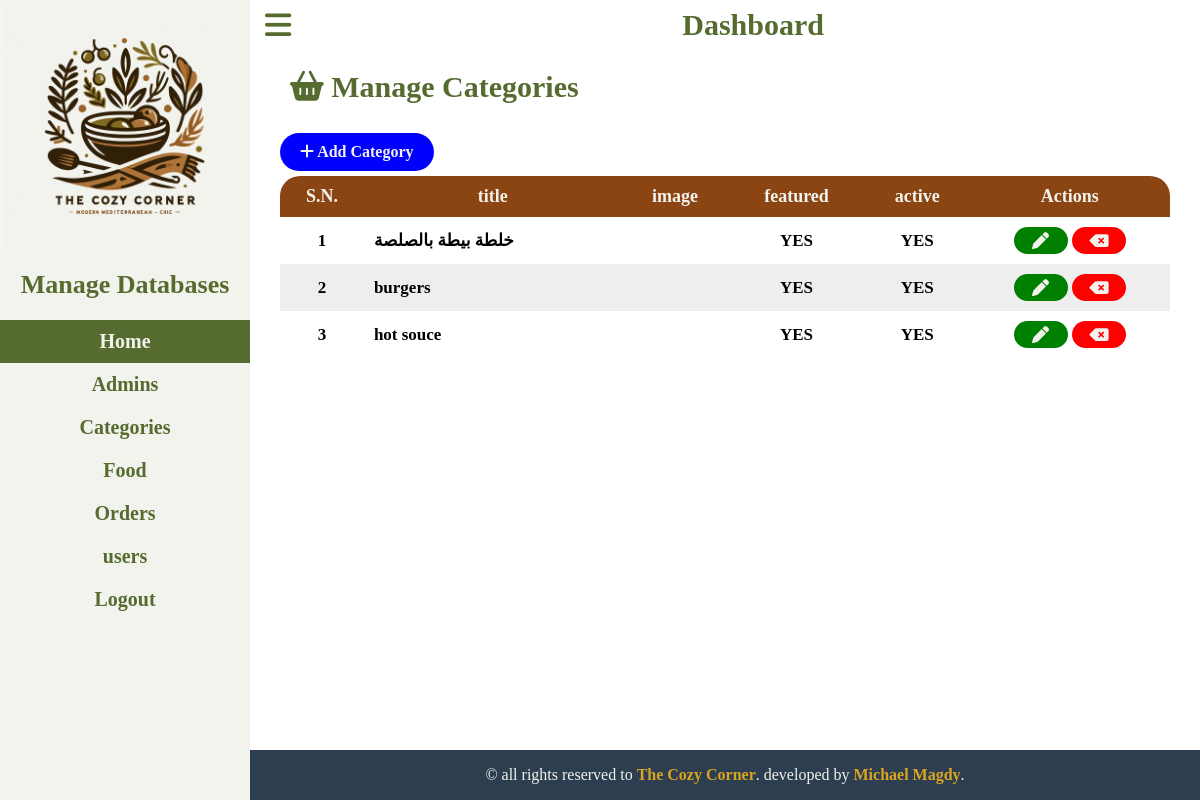
The app's page /admin/manage-categories.php (signed in) with its own data.
### tables this page shows
CREATE TABLE `categories` (
  `id` int(10) UNSIGNED NOT NULL,
  `title` varchar(100) NOT NULL,
  `description` text NOT NULL,
  `image_name` varchar(255) NOT NULL,
  `featured` tinyint(1) NOT NULL,
  `active` tinyint(1) NOT NULL
);

### admin/manage-categories.php (the view)
<?php include('components/sidebar_header.php') ?>
    <main>
        <h2><i class="fa-solid fa-basket-shopping"></i> Manage Categories</h2>
        <br>
        <div class="database">
            <a href="add-category.php?name=categories" class="btn-add general-btns"> <i class="fa-solid fa-plus"></i> Add Category</a>
            <table>
                <thead>
                    <tr>
                        <th>S.N.</th>
                        <th>title</th>
                        <th>image</th>
                        <th>featured</th>
                        <th>active</th>
                        <th>Actions</th>
                    </tr>
                </thead>
                <tbody>
                    <?php
                        $sql = "SELECT * FROM categories ORDER BY active DESC, Featured DESC";
                        $res = mysqli_query($conn, $sql);
                        function print_category_row($SN, $title, $image_name,$featured,$active,$id){
                            $url_del = SITE_URL."admin/delete-category.php?id={$id}&name=categories";
                            $url_upd = SITE_URL."admin/update-category.php?id={$id}&name=categories";
                            $featured = $featured? "YES" : "NO";
                            $active = $active? "YES" : "NO";
                            echo "
                            <tr>
                            <td class=\"center_tbl_col\">{$SN}</td>
                            <td>{$title}</td>
                            ";
                            if(empty($image_name))
                                echo "<td class=\"center_tbl_col\">no image</td>";
                            else
                                echo "<td class=\"center_tbl_col\"><img src=\"../images/categories/{$image_name}\" alt=\"\" style=\"width: 50px\"></td>";
                            echo "
                                    <td class=\"center_tbl_col\">{$featured}</td>
                                    <td class=\"center_tbl_col\">{$active}</td>
                                    <td class=\"center_tbl_col\">
                                        <a href=\"{$url_upd}\"><i class=\"fa-solid fa-pen\"></i></a>
                                        <a href=\"{$url_del}\"><i class=\"fa-solid fa-delete-left \"></i></a>
                                    </td>
                                </tr>
                            ";
                        }
                        if($res == true){
                            $no_rows = mysqli_num_rows($res);
                            if($no_rows > 0){
                                $SN = 1;
                                while($row=mysqli_fetch_assoc($res)){
                                    $id = $row['id'];
                                    $title = $row['title'];
                                    $image_name = $row['image_name'];
                                    $featured = $row['featured'];
                                    $active = $row['active'];
                                    print_category_row($SN++,$title,$image_name,$featured,$active,$id);
                                }
                            } else {
                                echo "
                                    <tr> <td colspan=\"6\" class=\"center_tbl_col\" style=\"color: #aaa;\"> no data added </td> <tr>
                                ";
                            }
                        }
                        ?>
                </tbody>
            </table>
        </div>
    </main>
<?php include('components/footer.php') ?>

### admin/css/dashboard.css (style rules this page uses)
* { margin: 0; padding: 0; box-sizing: border-box; }
:root { --Primary-color-green: #556B2F; --Primary-color-red: #E2725B; --Primary-color-brown: #8B4513; --accent-color-white: #f2f3ed; --accent-color-yellow: #DAA520; --accent-color-navy: #2C3E50; }
main { min-height: calc(100vh - 100px); padding: 20px; }
main>h2 { color: var(--Primary-color-green); font-size: 30px; margin-left: 20px; }
.general-btns { display: inline-block; text-decoration: none; color: var(--accent-color-white); padding: 10px 20px; border-radius: 100px; margin-bottom: 5px; font-weight: bold; }
.btn-add { background-color: blue; }
.database { padding: 10px; }
table { width: 100%; border-collapse: collapse; }
table td { padding: 10px; font-size: 17px; font-weight: bold; }
table th { background-color: var(--Primary-color-brown); color: var(--accent-color-white); padding: 10px; font-size: 18px; }
table tr th:first-child { border-top-left-radius: 20px; }
table tr th:last-child { border-top-right-radius: 20px; }
table tr:last-child td:first-child { border-bottom-left-radius: 20px; }
table tr:last-child td:last-child { border-bottom-right-radius: 20px; }
table tr:nth-child(even) { background-color: #eee; }
table tr i { color: var(--accent-color-white); padding: 5px; width: 30%; min-width: 50px; border-radius: 100px; text-align: center; }
table tr .center_tbl_col { text-align: center; }
table tr td:last-child a:last-child i { background-color: red; }
table tr td:last-child a:first-child i { background-color: green; }

### records on screen
categories: SN "1", title "خلطة بيطة بالصلصة", active "YES", featured "YES"
categories: SN "2", title "burgers", active "YES", featured "YES"
categories: SN "3", title "hot souce", active "YES", featured "YES"
